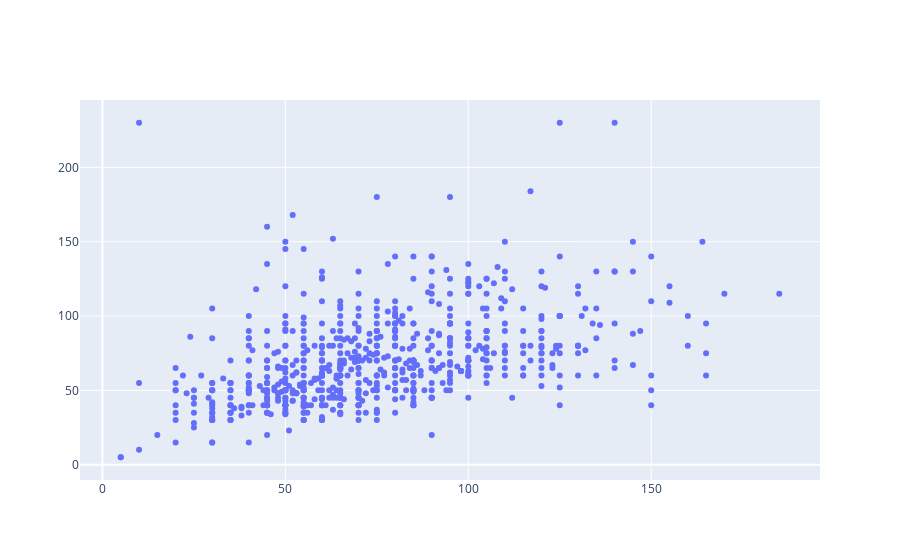

Notebook cell for this chart:
### Code cell
fig = go.Figure(data=[go.Scatter(x=pokemon_dataset.loc[pokemon_dataset['is_legendary']==0,'attack'],
                                y=pokemon_dataset.loc[pokemon_dataset['is_legendary']==0,'defense'], mode='markers')])
fig.show()

### Figure 1 — Plotly figure (JSON) as saved in the notebook; plotly's stock layout.template omitted (floating-point values rounded to 4 significant figures; data arrays with more than 128 entries replaced by an {"elided": "..."} marker saying what was removed)
{"data": [{"mode": "markers", "type": "scatter", "x": {"elided": "731 int values"}, "y": {"elided": "731 int values"}}], "layout": {}}
